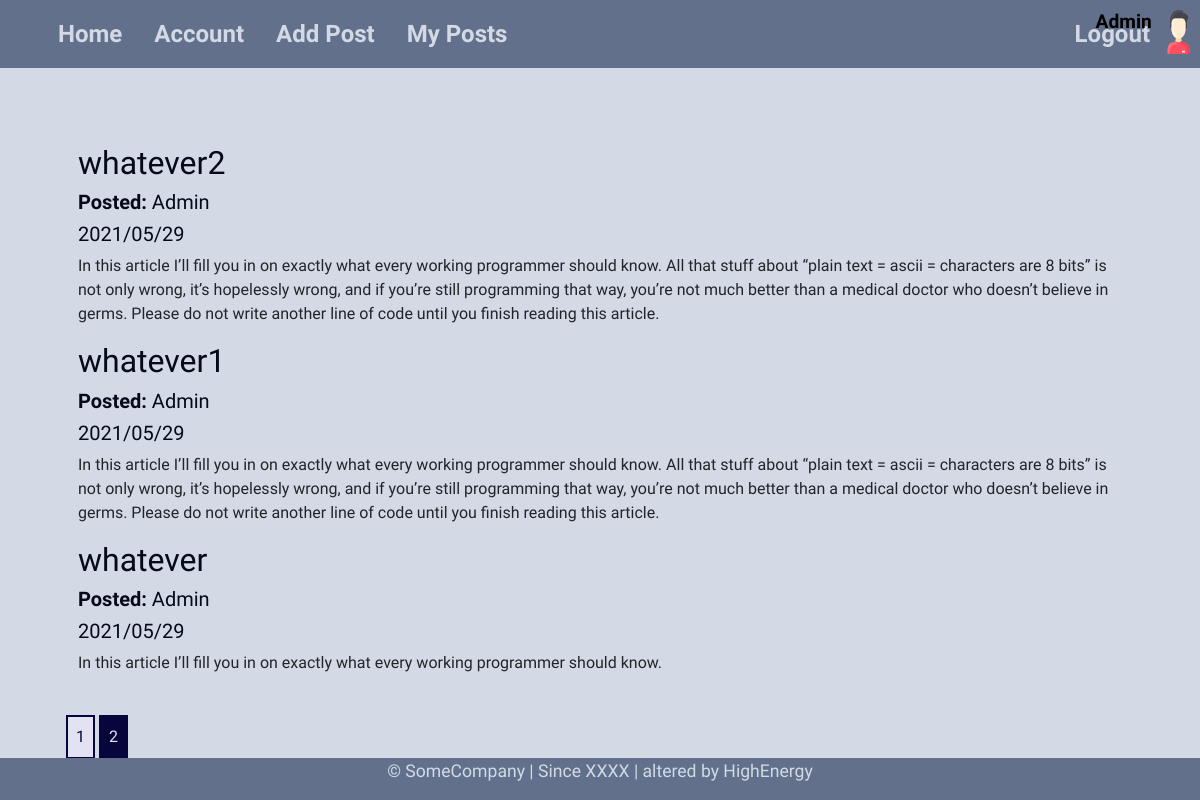
Page /?page=2 (signed in) on the earlier database version.
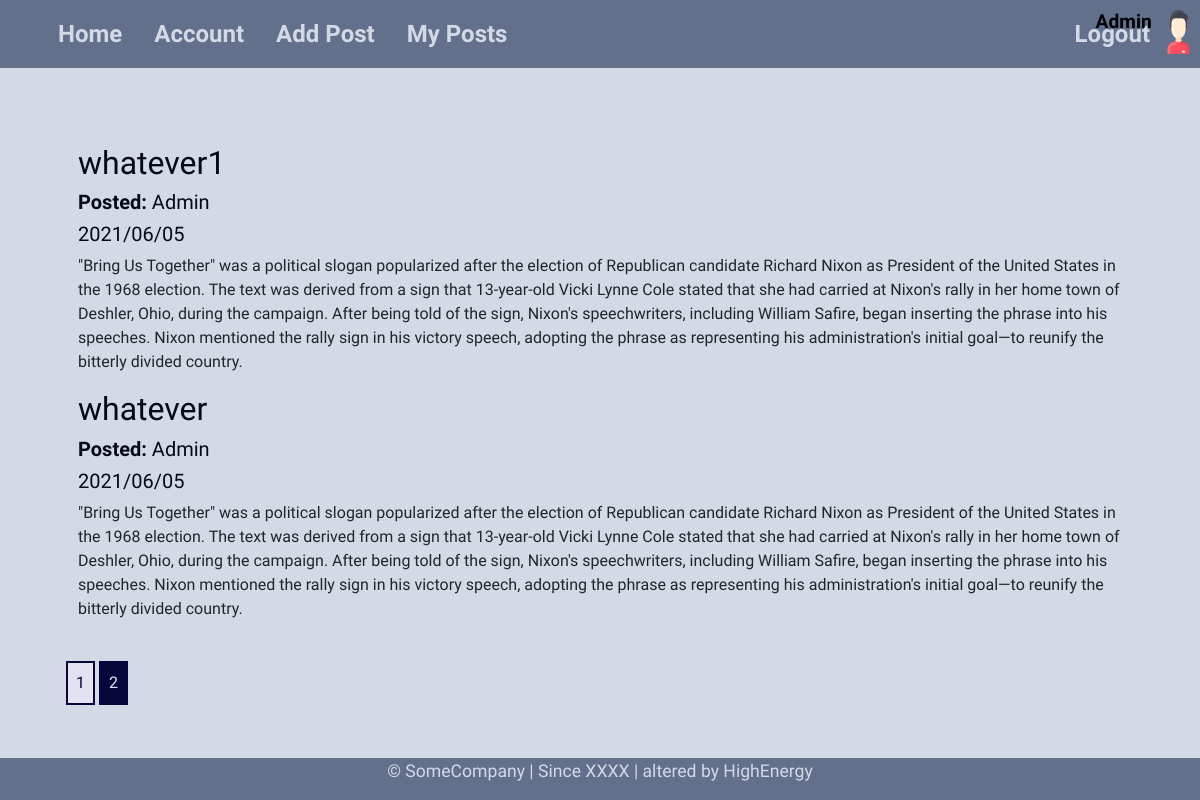
Same page on the later database version.
### models.py (models this page shows, shortened)
class Post(db.Model):
    __tablename__ = 'post'
    id = db.Column(db.Integer, primary_key=True)
    title = db.Column(db.String(80), index=True, nullable=False)
    date_posted = db.Column(db.DateTime, default=datetime.utcnow, nullable=False)
    text = db.Column(db.Text, index=True, nullable=False)
    user_id = db.Column(db.Integer, db.ForeignKey('user.id', ondelete='cascade'), nullable=False)

class User(db.Model, UserMixin):
    __tablename__ = 'user'
    id = db.Column(db.Integer, primary_key=True)
    username = db.Column(db.String(20), index=True, unique=True, nullable=False)
    email = db.Column(db.String(64), index=True, unique=True, nullable=False)
    hashed_password = db.Column(db.String(32), index=True, nullable=False)
    profile_picture = db.Column(db.String(20), nullable=False)
    gender = db.Column(db.String(10), nullable=False)
    joined_time = db.Column(db.DateTime, default=datetime.utcnow, nullable=False)
    user_post = db.relationship('Post', backref='user', cascade='all, delete, delete-orphan', lazy=True)

### routes.py (the view)
@myApp.route('/home')
@myApp.route('/')
def home():
    page = request.args.get('page', 1, type=int)
    posts = Post.query.order_by(Post.date_posted.desc()).paginate(page=page, per_page=3)
    return render_template('home.html', title='Home', posts=posts)

### models.py (called while the page is built)
@login_manager.user_loader
def load_user(user_id):
    return User.query.get(user_id)

### templates/home.html
{% extends 'base.html' %}
{% block content %}
    {% for post in posts.items %}
        <div class="container">
            <article>
                <div class="container">
                    <h2>{{ post.title }}</h2>
                    {% if current_user.id == post.user_id %}
                        <h5><strong>Posted:</strong> {{ post.user.username | title }}</h5>
                    {% else %}
                        <h5><strong>Posted:</strong><a href="{{ url_for('user_post', user_id=post.user_id) }}"> {{ post.user.username | title }}</a></h5>
                    {% endif %}
                    <h5>{{ post.date_posted.strftime("%Y/%m/%d") }} </h5>
                    <p>{{ post.text }}</p>
                </div>
            </article>
        </div>
    {% endfor %}
    <div class="container">
        {% for page_num in posts.iter_pages() %}
            {% if page_num %}
                {% if posts.page == page_num %}
                    <a class="inline-links current" href="{{ url_for('home', page=page_num) }}">{{ page_num }}</a>
                {% else %}
                    <a class="inline-links" href="{{ url_for('home', page=page_num) }}">{{ page_num }}</a>
                {% endif %}
            {% else %}
                ...
            {% endif %}
        {% endfor %}
    </div>
{% endblock %}

Differences in the rows shown:
no longer on this page (row edited): Post: title "whatever2", user.username "Admin", date_posted "2021/05/29", text "In this article I’ll fill you in on exactly what every working programmer should know. All that stuff about “plain text = ascii = characters are 8 bits” is not only wrong, it’s hopelessly wrong, and if you’re still programming that way, you’re not much better than a medical doctor who doesn’t believe in germs. Please do not write another line of code until you finish reading this article."
changed Post "whatever1": date_posted "2021/05/29" → "2021/06/05"; text "In this article I’ll fill you in on exactly what every working programmer should know. All that stuff about “plain text = ascii = characters are 8 bits” is not only wrong, it’s hopelessly wrong, and if you’re still programming that way, you’re not much better than a medical doctor who doesn’t believe in germs. Please do not write another line of code until you finish reading this article." → "\"Bring Us Together\" was a political slogan popularized after the election of Republican candidate Richard Nixon as President of the United States in the 1968 election. The text was derived from a sign that 13-year-old Vicki Lynne Cole stated that she had carried at Nixon's rally in her home town of Deshler, Ohio, during the campaign. After being told of the sign, Nixon's speechwriters, including William Safire, began inserting the phrase into his speeches. Nixon mentioned the rally sign in his victory speech, adopting the phrase as representing his administration's initial goal—to reunify the bitterly divided country."
changed Post "whatever": date_posted "2021/05/29" → "2021/06/05"; text "In this article I’ll fill you in on exactly what every working programmer should know." → "\"Bring Us Together\" was a political slogan popularized after the election of Republican candidate Richard Nixon as President of the United States in the 1968 election. The text was derived from a sign that 13-year-old Vicki Lynne Cole stated that she had carried at Nixon's rally in her home town of Deshler, Ohio, during the campaign. After being told of the sign, Nixon's speechwriters, including William Safire, began inserting the phrase into his speeches. Nixon mentioned the rally sign in his victory speech, adopting the phrase as representing his administration's initial goal—to reunify the bitterly divided country."
